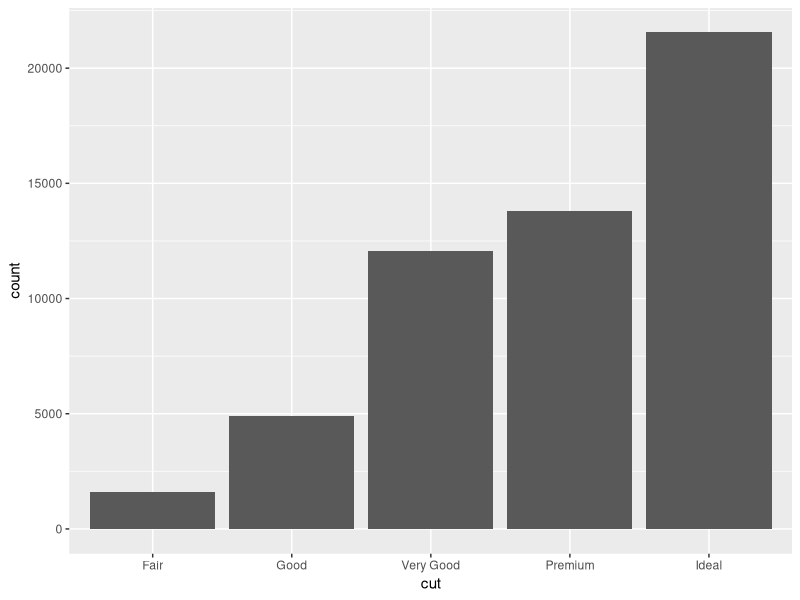
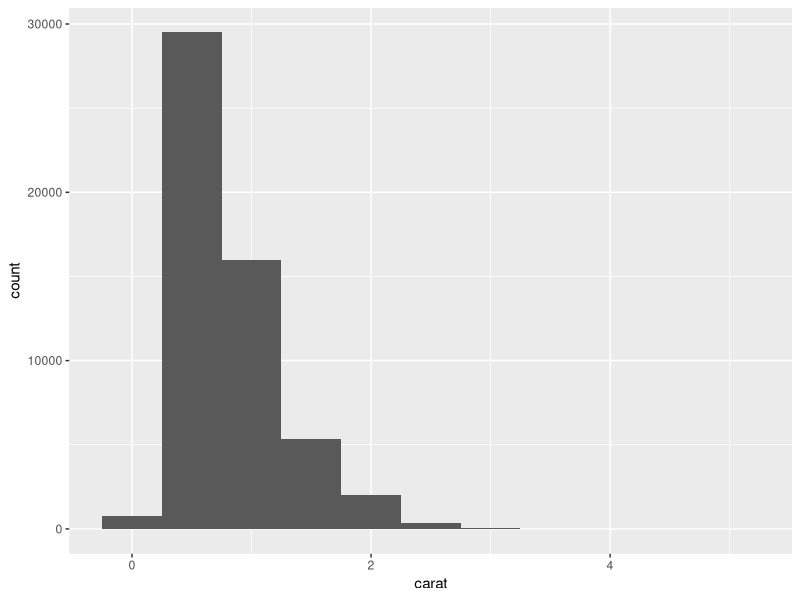
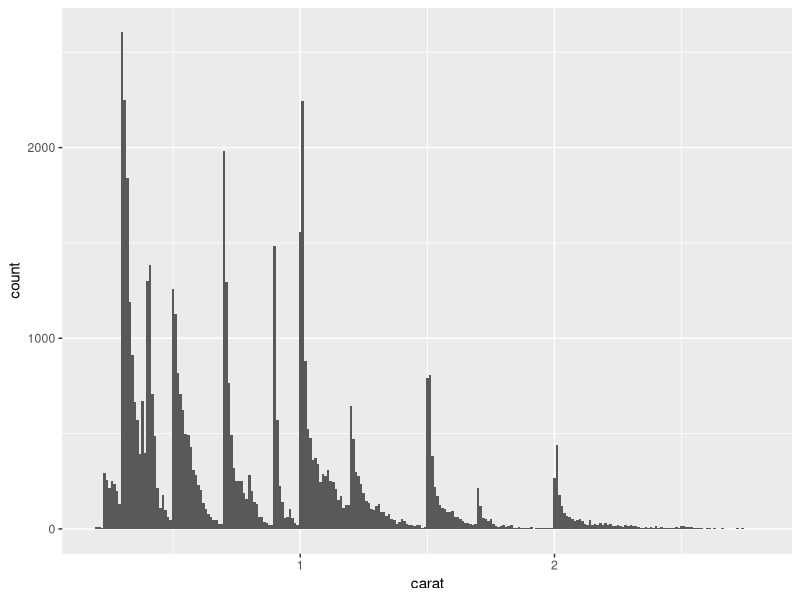
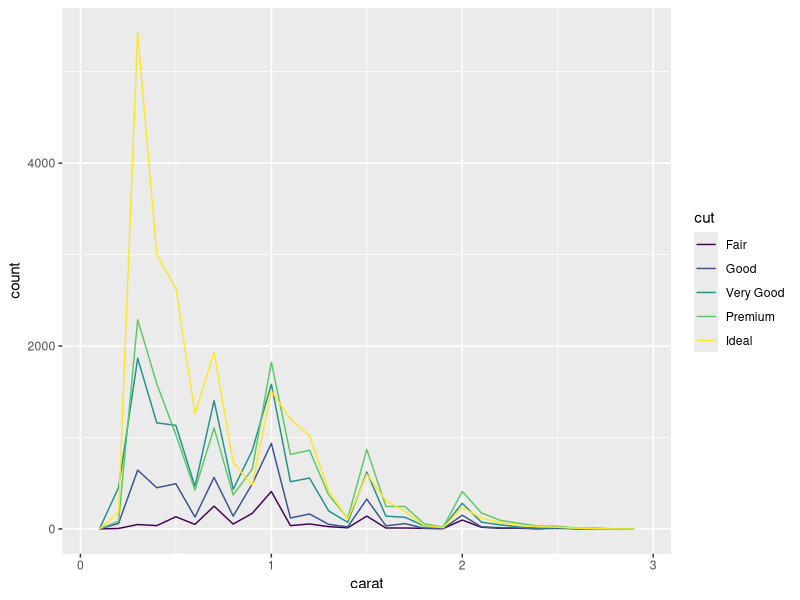

Write the R code that produced these figures, in order.
library(tidyverse)

### ANÁLISIS EXPLORATORIO DE DATOS ###

# Modelar
# Representación gráfica
# Transformar datos

# ¿Que tipo de variaciones sufren las variables?
# ¿Que tipo de covariacion sufren las variables?

# Variable: Cantidad, factor o propiedad medible
# Valor: Estado de una variable al ser medida
# Observación: Conjunto de medidad tomadas en condiciones similares
#              data point, conjunto de valores tomados para cada variable
# Datos tabulares: Conjunto de valores asociado a cada variable y observación
#                  si los datos están limpios, cada valor tiene su propia celda,
#                  cada variable tiene su columna y cada observación su fila

### VARIACIÓN ###

## Variables categoricas: factor o vector de caracteres

# Representaciín gráfica
ggplot(data = diamonds) +
  geom_bar(mapping = aes(x = cut))

# Representación numérica
diamonds %>%
  count(cut)
  
## Variables continuas: Conjunto infinito de valores ordenados (números, fechas)

# Representacion gráfica
ggplot(data = diamonds) +
  geom_histogram(mapping = aes(x = carat), binwidth = 0.5) # El parámetro binwidth nos permite crear un intervalo

# Representación numérica
diamonds %>%
  count(cut_width(carat, 0.5)) # El parámetro cut_width nos permite contar para un intervalo establecido
  
diamonds_filter <- diamonds %>%
  filter(carat < 3)

ggplot(data = diamonds_filter) +
  geom_histogram(mapping = aes(x = carat), binwidth = 0.01)

ggplot(data = diamonds_filter) + 
  geom_freqpoly(mapping = aes(x = carat, color = cut), binwidth = 0.1)

### PREGUNTAS ###

# ¿Cuáles son los valores más comunes? ¿Porque?
# ¿Cuáles son los valores más raros? ¿Porque? ¿Cumple con lo esperado?
# ¿Vemos algún patrón característico o inusual? ¿Podemos explicarlos?

diamonds
